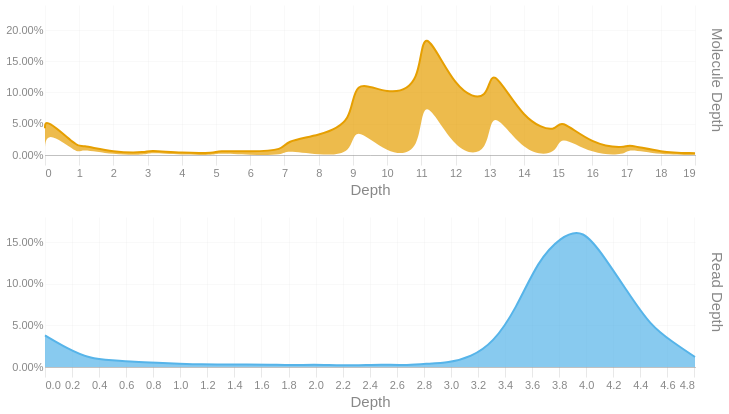

Here is the notebook cell this chart was saved with:
### Code cell
readdep = depth_hist(tb['Read Depth'], q99, 3)
readdep['Metric'] = 'Read Depth'
if not SKIPLR:
    moldep = depth_hist(tb['Molecule Depth'], mol_q99, 0)
    moldep['Metric'] = 'Molecule Depth'
    _hist = pd.concat([readdep, moldep])
    _hist= _hist[_hist['Proportion'] != 0]
    with SafeRender(_hist):
        (
            alt.Chart(_hist)        
            .mark_area(interpolate = "basis")
            .encode(
                x=alt.X('Bin:Q').scale(domainMin=0).axis(alt.Axis(title='Depth')),
                y = alt.Y('Proportion:Q', title = None).axis(format = '.2%'),
                color = alt.Color('Metric:N').legend(None),
                row = alt.Row("Metric:N").header(title = None, labelOrient = 'right'),
                tooltip = [
                    alt.Tooltip("Metric:N", title = "Metric"),
                    alt.Tooltip('Interval:N', title = "Depth Interval"),
                    alt.Tooltip('Proportion:Q', title = "% Alignments").format('.2%')
                ]
            )
            .resolve_scale(x='independent', y='independent')
            .properties(
                height = 150, width = 650,
                usermeta={'embedOptions': {'downloadFileName': f'{samplename}.depth.hist'}}
            )
        ).display()
else:
    readdep= readdep[readdep['Proportion'] != 0]
    with SafeRender(readdep):
        (
            alt.Chart(readdep)        
            .mark_area(interpolate = "basis")
            .encode(
                x=alt.X('Bin:Q').scale(domainMin=0).axis(alt.Axis(title='Depth')),
                y = alt.Y('Proportion:Q', title = None).axis(format = '.2%'),
                tooltip = [
                    alt.Tooltip('Interval:N', title = "Depth Interval"),
                    alt.Tooltip('Proportion:Q', title = "% Alignments").format('.2%')
                ]
            )
            .properties(
                usermeta={'embedOptions': {'downloadFileName': f'{samplename}.depth.hist'}}
            )
        ).display()

### Figure 1 — Vega-Lite specification as saved in the notebook (floating-point values rounded to 4 significant figures)
{"width": 650, "height": 150, "config": {"title": {"anchor": "start", "dy": -15, "fontSize": 18, "color": "#888888", "subtitleColor": "#888888", "subtitleFontSize": 14}, "arc": {"fill": "#0072B2"}, "axis": {"domainColor": "#888888", "domainWidth": 0.5, "gridWidth": 0.2, "grid": false, "titleFontWeight": 400, "titleFontSize": 15, "labelFontSize": 11, "labelColor": "#888888", "tickColor": "#888888", "tickWidth": 0.2, "titleColor": "#888888"}, "axisBand": {"grid": false}, "axisX": {"grid": true, "tickSize": 10, "domainCap": "round"}, "axisY": {"domain": false, "grid": true, "tickSize": 0, "domainCap": "round"}, "background": "transparent", "header": {"labelFontSize": 15, "labelColor": "#888888", "titleFontSize": 15, "titleFontWeight": 600, "titleColor": "#888888"}, "legend": {"labelFont": "sans-serif", "labelFontSize": 12, "labelColor": "#888888", "symbolSize": 100, "symbolType": "circle", "titleFontSize": 12, "titlePadding": 10, "titleColor": "#888888", "title": null}, "range": {"category": ["#E69F00", "#56B4E9", "#009E73", "#F0E442", "#0072B2", "#D55E00", "#CC79A7", "#000000"], "diverging": ["#cfe8f3", "#a2d4ec", "#73bfe2", "#46abdb", "#1696d2", "#12719e"]}, "area": {"fill": "#0072B2", "fillOpacity": 0.7, "line": true, "strokeOpacity": 0.7}, "line": {"color": "#0072B2", "stroke": "#0072B2", "strokeWidth": 2}, "trail": {"color": "#0072B2", "stroke": "#0072B2", "strokeWidth": 0, "size": 1}, "point": {"filled": true}, "text": {"color": "#888888", "fontSize": 11, "align": "right", "fontWeight": 400, "size": 11}, "bar": {"fill": "#0072B2", "stroke": null}, "view": {"stroke": null, "continuousWidth": 660, "continuousHeight": 400}}, "data": {"name": "data-d774f4c06390d94a643f65ac44ef6a22"}, "mark": {"type": "area", "interpolate": "basis"}, "encoding": {"color": {"field": "Metric", "legend": null, "type": "nominal"}, "row": {"field": "Metric", "header": {"title": null, "labelOrient": "right"}, "type": "nominal"}, "tooltip": [{"field": "Metric", "title": "Metric", "type": "nominal"}, {"field": "Interval", "title": "Depth Interval", "type": "nominal"}, {"field": "Proportion", "format": ".2%", "title": "% Alignments", "type": "quantitative"}], "x": {"axis": {"title": "Depth"}, "field": "Bin", "scale": {"domainMin": 0}, "type": "quantitative"}, "y": {"axis": {"format": ".2%"}, "field": "Proportion", "title": null, "type": "quantitative"}}, "resolve": {"scale": {"x": "independent", "y": "independent"}}, "usermeta": {"embedOptions": {"downloadFileName": "08-22-VD-bead5-DNA1p5-MEB5-10486428-23H72MLT3-L3_trimmed.depth.hist"}}, "$schema": "https://vega.github.io/schema/vega-lite/v6.4.1.json", "datasets": {"data-d774f4c06390d94a643f65ac44ef6a22": [{"Bin": 0.0, "Interval": "0.0-0.166", "Proportion": 0.038, "Metric": "Read Depth"}, {"Bin": 0.166, "Interval": "0.166-0.331", "Proportion": 0.022, "Metric": "Read Depth"}, {"Bin": 0.331, "Interval": "0.331-0.497", "Proportion": 0.01, "Metric": "Read Depth"}, {"Bin": 0.497, "Interval": "0.497-0.663", "Proportion": 0.008, "Metric": "Read Depth"}, {"Bin": 0.663, "Interval": "0.663-0.828", "Proportion": 0.006, "Metric": "Read Depth"}, {"Bin": 0.828, "Interval": "0.828-0.994", "Proportion": 0.005, "Metric": "Read Depth"}, {"Bin": 0.994, "Interval": "0.994-1.16", "Proportion": 0.004, "Metric": "Read Depth"}, {"Bin": 1.16, "Interval": "1.16-1.325", "Proportion": 0.003, "Metric": "Read Depth"}, {"Bin": 1.325, "Interval": "1.325-1.491", "Proportion": 0.003, "Metric": "Read Depth"}, {"Bin": 1.491, "Interval": "1.491-1.657", "Proportion": 0.003, "Metric": "Read Depth"}, {"Bin": 1.657, "Interval": "1.657-1.822", "Proportion": 0.003, "Metric": "Read Depth"}, {"Bin": 1.822, "Interval": "1.822-1.988", "Proportion": 0.002, "Metric": "Read Depth"}, {"Bin": 1.988, "Interval": "1.988-2.154", "Proportion": 0.003, "Metric": "Read Depth"}, {"Bin": 2.154, "Interval": "2.154-2.319", "Proportion": 0.002, "Metric": "Read Depth"}, {"Bin": 2.319, "Interval": "2.319-2.485", "Proportion": 0.002, "Metric": "Read Depth"}, {"Bin": 2.485, "Interval": "2.485-2.651", "Proportion": 0.003, "Metric": "Read Depth"}, {"Bin": 2.651, "Interval": "2.651-2.816", "Proportion": 0.002, "Metric": "Read Depth"}, {"Bin": 2.816, "Interval": "2.816-2.982", "Proportion": 0.004, "Metric": "Read Depth"}, {"Bin": 2.982, "Interval": "2.982-3.148", "Proportion": 0.005, "Metric": "Read Depth"}, {"Bin": 3.148, "Interval": "3.148-3.313", "Proportion": 0.012, "Metric": "Read Depth"}, {"Bin": 3.313, "Interval": "3.313-3.479", "Proportion": 0.029, "Metric": "Read Depth"}, {"Bin": 3.479, "Interval": "3.479-3.645", "Proportion": 0.069, "Metric": "Read Depth"}, {"Bin": 3.645, "Interval": "3.645-3.81", "Proportion": 0.128, "Metric": "Read Depth"}, {"Bin": 3.81, "Interval": "3.81-3.976", "Proportion": 0.156, "Metric": "Read Depth"}, {"Bin": 3.976, "Interval": "3.976-4.142", "Proportion": 0.167, "Metric": "Read Depth"}, {"Bin": 4.142, "Interval": "4.142-4.307", "Proportion": 0.13, "Metric": "Read Depth"}, {"Bin": 4.307, "Interval": "4.307-4.473", "Proportion": 0.09, "Metric": "Read Depth"}, {"Bin": 4.473, "Interval": "4.473-4.639", "Proportion": 0.05, "Metric": "Read Depth"}, {"Bin": 4.639, "Interval": "4.639-4.804", "Proportion": 0.03, "Metric": "Read Depth"}, {"Bin": 4.804, "Interval": "4.804-4.97", "Proportion": 0.012, "Metric": "Read Depth"}, {"Bin": 0.0, "Interval": "0-0", "Proportion": 0.043, "Metric": "Molecule Depth"}, {"Bin": 0.0, "Interval": "0-1", "Proportion": 0.017, "Metric": "Molecule Depth"}, {"Bin": 1.0, "Interval": "1-1", "Proportion": 0.011, "Metric": "Molecule Depth"}, {"Bin": 1.0, "Interval": "1-2", "Proportion": 0.006, "Metric": "Molecule Depth"}, {"Bin": 2.0, "Interval": "2-3", "Proportion": 0.004, "Metric": "Molecule Depth"}, {"Bin": 3.0, "Interval": "3-3", "Proportion": 0.004, "Metric": "Molecule Depth"}, {"Bin": 3.0, "Interval": "3-4", "Proportion": 0.004, "Metric": "Molecule Depth"}, {"Bin": 4.0, "Interval": "4-5", "Proportion": 0.003, "Metric": "Molecule Depth"}, {"Bin": 5.0, "Interval": "5-5", "Proportion": 0.003, "Metric": "Molecule Depth"}, {"Bin": 5.0, "Interval": "5-6", "Proportion": 0.004, "Metric": "Molecule Depth"}, {"Bin": 6.0, "Interval": "6-7", "Proportion": 0.005, "Metric": "Molecule Depth"}, {"Bin": 7.0, "Interval": "7-7", "Proportion": 0.008, "Metric": "Molecule Depth"}, {"Bin": 7.0, "Interval": "7-8", "Proportion": 0.014, "Metric": "Molecule Depth"}, {"Bin": 8.0, "Interval": "8-9", "Proportion": 0.031, "Metric": "Molecule Depth"}, {"Bin": 9.0, "Interval": "9-9", "Proportion": 0.051, "Metric": "Molecule Depth"}, {"Bin": 9.0, "Interval": "9-10", "Proportion": 0.074, "Metric": "Molecule Depth"}, {"Bin": 10.0, "Interval": "10-11", "Proportion": 0.095, "Metric": "Molecule Depth"}, {"Bin": 11.0, "Interval": "11-11", "Proportion": 0.11, "Metric": "Molecule Depth"}, {"Bin": 11.0, "Interval": "11-12", "Proportion": 0.112, "Metric": "Molecule Depth"}, {"Bin": 12.0, "Interval": "12-13", "Proportion": 0.099, "Metric": "Molecule Depth"}, {"Bin": 13.0, "Interval": "13-13", "Proportion": 0.084, "Metric": "Molecule Depth"}, {"Bin": 13.0, "Interval": "13-14", "Proportion": 0.067, "Metric": "Molecule Depth"}, {"Bin": 14.0, "Interval": "14-15", "Proportion": 0.052, "Metric": "Molecule Depth"}, {"Bin": 15.0, "Interval": "15-15", "Proportion": 0.035, "Metric": "Molecule Depth"}, {"Bin": 15.0, "Interval": "15-16", "Proportion": 0.026, "Metric": "Molecule Depth"}, {"Bin": 16.0, "Interval": "16-17", "Proportion": 0.016, "Metric": "Molecule Depth"}, {"Bin": 17.0, "Interval": "17-17", "Proportion": 0.011, "Metric": "Molecule Depth"}, {"Bin": 17.0, "Interval": "17-18", "Proportion": 0.007, "Metric": "Molecule Depth"}, {"Bin": 18.0, "Interval": "18-19", "Proportion": 0.004, "Metric": "Molecule Depth"}, {"Bin": 19.0, "Interval": "19-19.68", "Proportion": 0.003, "Metric": "Molecule Depth"}]}}
